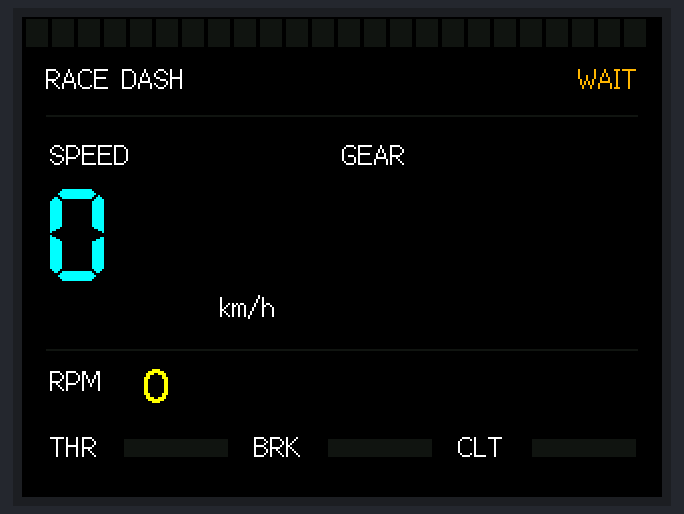
A program run on a simulated ESP32. On the bench: 320×240 colour display.

Above: at 0.3 s.

The program:

main.cpp
```cpp
#include <Arduino.h>
#include <TFT_eSPI.h>

TFT_eSPI screen;
char line[96];
size_t used = 0;
unsigned long lastPacket = 0;
int speedKmh = 0, rpm = 0, throttle = 0, brake = 0, clutch = 0;
char gear[8] = "N";
bool connected = false;

void draw() {
  static bool first = true, oldConnected = false;
  static int oldSpeed = -1, oldRpm = -1, oldLit = -1;
  static int oldValues[3] = {-1, -1, -1};
  static char oldGear[8] = "";
  constexpr uint16_t panel = 0x10A2;
  if (first) {
    screen.fillScreen(TFT_BLACK);
    screen.setTextDatum(TL_DATUM);
    screen.setTextColor(TFT_WHITE, TFT_BLACK);
    screen.drawString("RACE DASH", 12, 23, 2);
    screen.drawFastHLine(12, 49, 296, panel);
    screen.drawFastHLine(12, 166, 296, panel);
    screen.drawString("SPEED", 14, 61, 2);
    screen.drawString("GEAR", 160, 61, 2);
    screen.drawString("RPM", 14, 174, 2);
    screen.drawString("km/h", 99, 137, 2);
    const char *names[] = {"THR", "BRK", "CLT"};
    for (int i = 0; i < 3; ++i) {
      int x = 14 + i * 102;
      screen.drawString(names[i], x, 207, 2);
      screen.drawRect(x + 37, 211, 52, 9, panel);
    }
    first = false;
  }
  if (connected != oldConnected || oldSpeed < 0) {
    screen.fillRect(245, 21, 63, 22, TFT_BLACK);
    screen.setTextColor(connected ? TFT_GREEN : TFT_ORANGE, TFT_BLACK);
    screen.drawRightString(connected ? "LIVE" : "WAIT", 308, 23, 2);
    oldConnected = connected;
  }
  // Update only segments whose state changed; the RPM range is 0..8000.
  int lit = constrain(rpm, 0, 8000) * 24 / 8000;
  if (lit != oldLit) {
    for (int i = 0; i < 24; ++i) {
      if (oldLit >= 0 && (i < lit) == (i < oldLit)) continue;
      uint16_t color = i < 13 ? TFT_GREEN : (i < 19 ? TFT_YELLOW : TFT_RED);
      screen.fillRect(2 + i * 13, 1, 11, 14, i < lit ? color : panel);
    }
    oldLit = lit;
  }
  if (speedKmh != oldSpeed) {
    screen.fillRect(12, 85, 143, 52, TFT_BLACK);
    screen.setTextColor(TFT_CYAN, TFT_BLACK);
    screen.drawString(String(speedKmh), 12, 85, 7);
    oldSpeed = speedKmh;
  }
  if (strcmp(gear, oldGear)) {
    screen.fillRect(160, 79, 148, 82, TFT_BLACK);
    screen.setTextColor(TFT_GREEN, TFT_BLACK);
    screen.drawCentreString(gear, 234, 81, 8);
    strcpy(oldGear, gear);
  }
  if (rpm != oldRpm) {
    screen.fillRect(60, 173, 110, 29, TFT_BLACK);
    screen.setTextColor(TFT_YELLOW, TFT_BLACK);
    screen.drawString(String(rpm), 60, 174, 4);
    oldRpm = rpm;
  }
  const int values[] = {throttle, brake, clutch};
  const uint16_t colors[] = {TFT_GREEN, TFT_RED, TFT_CYAN};
  for (int i = 0; i < 3; ++i) {
    if (values[i] == oldValues[i]) continue;
    int x = 14 + i * 102;
    screen.fillRect(x + 38, 212, 50, 7, panel);
    screen.fillRect(x + 38, 212, values[i] * 50 / 100, 7, colors[i]);
    oldValues[i] = values[i];
  }
}

void parseLine() {
  if (!strcmp(line, "STOP")) {
    connected = false;
    speedKmh = rpm = throttle = brake = clutch = 0;
    strcpy(gear, "N");
    draw();
    return;
  }
  int s, r, t, b, c;
  char g[8] = {};
  if (sscanf(line, "LFS,%d,%d,%7[^,],%d,%d,%d", &s, &r, g, &t, &b, &c) != 6) return;
  if (s < 0 || s > 600 || r < 0 || r > 30000 || t < 0 || t > 100 ||
      b < 0 || b > 100 || c < 0 || c > 100) return;
  speedKmh = s; rpm = r; throttle = t; brake = b; clutch = c;
  strcpy(gear, g);
  connected = true;
  lastPacket = millis();
  draw();
}

void setup() {
  Serial.begin(115200);
  pinMode(21, OUTPUT);
  digitalWrite(21, HIGH);
  screen.init();
  screen.setRotation(1);
  draw();
}

void loop() {
  while (Serial.available()) {
    char ch = (char)Serial.read();
    if (ch == '\n') {
      line[used] = 0;
      parseLine();
      used = 0;
    } else if (ch != '\r') {
      if (used + 1 < sizeof(line)) line[used++] = ch;
      else used = 0;
    }
  }
  if (connected && millis() - lastPacket > 2000) {
    connected = false;
    speedKmh = rpm = throttle = brake = clutch = 0;
    strcpy(gear, "N");
    draw();
  }
}
```
